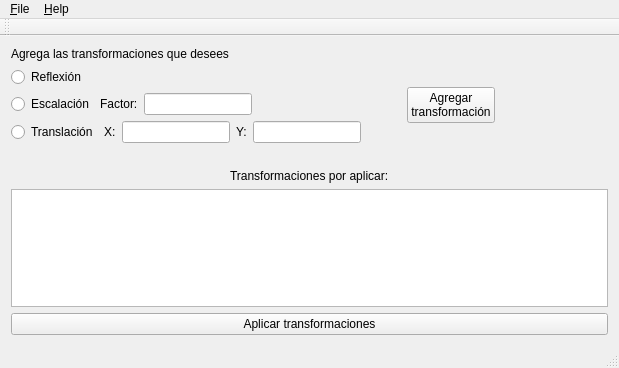
<?xml version="1.0" encoding="UTF-8"?>
<ui version="4.0">
 <class>MainWindow</class>
 <widget class="QMainWindow" name="MainWindow">
  <property name="geometry">
   <rect>
    <x>0</x>
    <y>0</y>
    <width>619</width>
    <height>368</height>
   </rect>
  </property>
  <property name="windowTitle">
   <string>SITVG Viewer</string>
  </property>
  <widget class="QWidget" name="centralWidget">
   <layout class="QVBoxLayout" name="verticalLayout_2">
    <item>
     <layout class="QHBoxLayout" name="horizontalLayout_5">
      <item>
       <layout class="QVBoxLayout" name="verticalLayout">
        <item>
         <widget class="QLabel" name="label_4">
          <property name="text">
           <string>Agrega las transformaciones que desees</string>
          </property>
         </widget>
        </item>
        <item>
         <layout class="QHBoxLayout" name="horizontalLayout_3">
          <item>
           <layout class="QVBoxLayout" name="verticalLayout_11">
            <item>
             <layout class="QHBoxLayout" name="horizontalLayout_4">
              <item>
               <widget class="QRadioButton" name="radioButton_4">
                <property name="text">
                 <string>Reflexión</string>
                </property>
               </widget>
              </item>
              <item>
               <spacer name="horizontalSpacer_2">
                <property name="orientation">
                 <enum>Qt::Horizontal</enum>
                </property>
                <property name="sizeHint" stdset="0">
                 <size>
                  <width>40</width>
                  <height>20</height>
                 </size>
                </property>
               </spacer>
              </item>
             </layout>
            </item>
            <item>
             <layout class="QHBoxLayout" name="horizontalLayout_2">
              <item>
               <widget class="QRadioButton" name="radioButton_3">
                <property name="text">
                 <string>Escalación</string>
                </property>
               </widget>
              </item>
              <item>
               <widget class="QLabel" name="label_5">
                <property name="text">
                 <string>Factor:</string>
                </property>
               </widget>
              </item>
              <item>
               <widget class="QLineEdit" name="lineEdit_2">
                <property name="sizePolicy">
                 <sizepolicy hsizetype="Fixed" vsizetype="Fixed">
                  <horstretch>0</horstretch>
                  <verstretch>0</verstretch>
                 </sizepolicy>
                </property>
               </widget>
              </item>
              <item>
               <spacer name="horizontalSpacer_3">
                <property name="orientation">
                 <enum>Qt::Horizontal</enum>
                </property>
                <property name="sizeHint" stdset="0">
                 <size>
                  <width>40</width>
                  <height>20</height>
                 </size>
                </property>
               </spacer>
              </item>
             </layout>
            </item>
            <item>
             <layout class="QHBoxLayout" name="horizontalLayout">
              <item>
               <widget class="QRadioButton" name="radioButton">
                <property name="text">
                 <string>Translación</string>
                </property>
               </widget>
              </item>
              <item>
               <widget class="QLabel" name="label">
                <property name="text">
                 <string>X:</string>
                </property>
               </widget>
              </item>
              <item>
               <widget class="QLineEdit" name="lineEdit">
                <property name="sizePolicy">
                 <sizepolicy hsizetype="Fixed" vsizetype="Fixed">
                  <horstretch>0</horstretch>
                  <verstretch>0</verstretch>
                 </sizepolicy>
                </property>
               </widget>
              </item>
              <item>
               <widget class="QLabel" name="label_2">
                <property name="text">
                 <string>Y:</string>
                </property>
               </widget>
              </item>
              <item>
               <widget class="QLineEdit" name="lineEdit_3">
                <property name="sizePolicy">
                 <sizepolicy hsizetype="Fixed" vsizetype="Fixed">
                  <horstretch>0</horstretch>
                  <verstretch>0</verstretch>
                 </sizepolicy>
                </property>
               </widget>
              </item>
              <item>
               <spacer name="horizontalSpacer_8">
                <property name="orientation">
                 <enum>Qt::Horizontal</enum>
                </property>
                <property name="sizeHint" stdset="0">
                 <size>
                  <width>40</width>
                  <height>20</height>
                 </size>
                </property>
               </spacer>
              </item>
             </layout>
            </item>
           </layout>
          </item>
          <item>
           <widget class="QPushButton" name="pushButton_2">
            <property name="sizePolicy">
             <sizepolicy hsizetype="Fixed" vsizetype="Fixed">
              <horstretch>0</horstretch>
              <verstretch>0</verstretch>
             </sizepolicy>
            </property>
            <property name="text">
             <string>Agregar
transformación</string>
            </property>
           </widget>
          </item>
         </layout>
        </item>
       </layout>
      </item>
      <item>
       <spacer name="horizontalSpacer">
        <property name="orientation">
         <enum>Qt::Horizontal</enum>
        </property>
        <property name="sizeHint" stdset="0">
         <size>
          <width>40</width>
          <height>20</height>
         </size>
        </property>
       </spacer>
      </item>
      <item>
       <spacer name="horizontalSpacer_4">
        <property name="orientation">
         <enum>Qt::Horizontal</enum>
        </property>
        <property name="sizeHint" stdset="0">
         <size>
          <width>40</width>
          <height>20</height>
         </size>
        </property>
       </spacer>
      </item>
     </layout>
    </item>
    <item>
     <widget class="QLabel" name="label_6">
      <property name="text">
       <string/>
      </property>
     </widget>
    </item>
    <item alignment="Qt::AlignHCenter">
     <widget class="QLabel" name="label_3">
      <property name="text">
       <string>Transformaciones por aplicar:</string>
      </property>
     </widget>
    </item>
    <item>
     <widget class="QListWidget" name="listWidget"/>
    </item>
    <item>
     <widget class="QPushButton" name="pushButton">
      <property name="text">
       <string>Aplicar transformaciones</string>
      </property>
     </widget>
    </item>
   </layout>
  </widget>
  <widget class="QToolBar" name="mainToolBar">
   <attribute name="toolBarArea">
    <enum>TopToolBarArea</enum>
   </attribute>
   <attribute name="toolBarBreak">
    <bool>false</bool>
   </attribute>
  </widget>
  <widget class="QStatusBar" name="statusBar"/>
  <widget class="QMenuBar" name="menuBar">
   <property name="geometry">
    <rect>
     <x>0</x>
     <y>0</y>
     <width>619</width>
     <height>22</height>
    </rect>
   </property>
   <widget class="QMenu" name="menuSITVG_Viewer">
    <property name="title">
     <string>&amp;File</string>
    </property>
    <addaction name="separator"/>
    <addaction name="actionChange_file"/>
    <addaction name="separator"/>
    <addaction name="actionExit"/>
   </widget>
   <widget class="QMenu" name="menuHelp">
    <property name="title">
     <string>&amp;Help</string>
    </property>
    <addaction name="actionWindow_help"/>
   </widget>
   <addaction name="menuSITVG_Viewer"/>
   <addaction name="menuHelp"/>
  </widget>
  <action name="actionOpen_File">
   <property name="text">
    <string>Open file</string>
   </property>
  </action>
  <action name="actionClose_File">
   <property name="text">
    <string>Close current file</string>
   </property>
  </action>
  <action name="actionClose">
   <property name="text">
    <string>Exit</string>
   </property>
   <property name="whatsThis">
    <string/>
   </property>
  </action>
  <action name="actionExit">
   <property name="text">
    <string>Exit</string>
   </property>
  </action>
  <action name="actionSITVG_V_conversor_help">
   <property name="text">
    <string>SITVG V conversor help</string>
   </property>
  </action>
  <action name="actionWindow_help">
   <property name="text">
    <string>Window help</string>
   </property>
  </action>
  <action name="actionChange_file">
   <property name="text">
    <string>Change file</string>
   </property>
  </action>
 </widget>
 <layoutdefault spacing="6" margin="11"/>
 <resources/>
 <connections/>
</ui>
